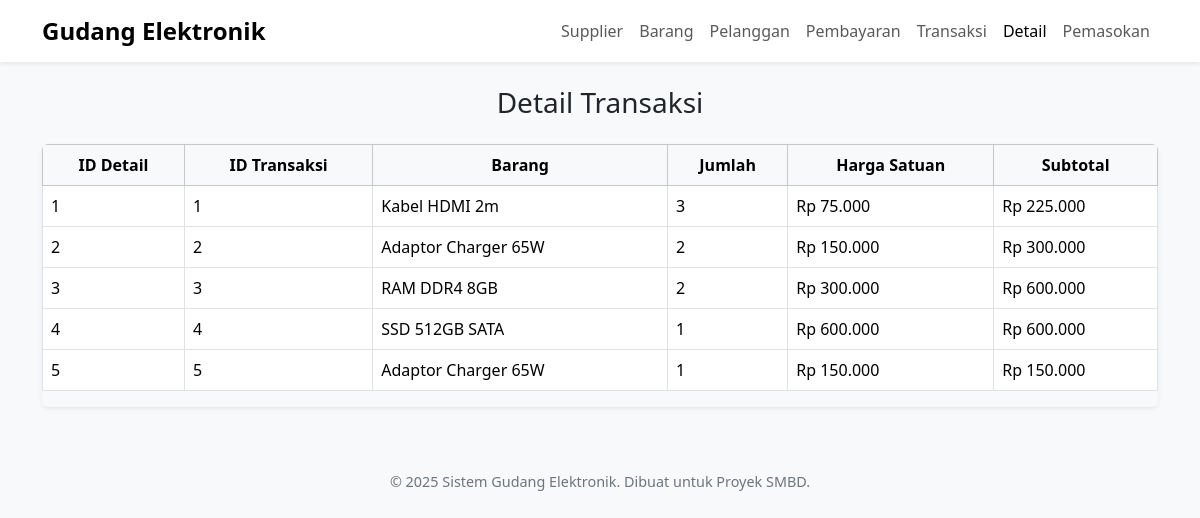
The app's page /Projek_Akhir_SMBD/detail.php with its own data.
### tables this page shows
CREATE TABLE detail_transaksi (
    id_detail INT PRIMARY KEY AUTO_INCREMENT,
    id_tran INT NOT NULL,
    kode_brg INT NOT NULL,
    jumlah INT NOT NULL,
    harga_satuan DECIMAL(12,2) NOT NULL,
    subtotal DECIMAL(12,2) GENERATED ALWAYS AS (jumlah * harga_satuan) STORED,
    FOREIGN KEY (id_tran) REFERENCES transaksi(id_tran) ON DELETE CASCADE,
    FOREIGN KEY (kode_brg) REFERENCES barang(kode_brg) ON DELETE RESTRICT
);

CREATE TABLE barang (
    kode_brg INT PRIMARY KEY AUTO_INCREMENT,
    nama_brg VARCHAR(50) NOT NULL,
    harga_brg DECIMAL(12,2) NOT NULL,  
    jumlah_brg INT NOT NULL,
    id_sup INT,
    stok_minimal INT DEFAULT 5,
    FOREIGN KEY (id_sup) REFERENCES supplier(id_sup) ON DELETE SET NULL
);

### Projek_Akhir_SMBD/detail.php (the view, shortened to what this page needs)
<?php include 'koneksi.php'; ?>
<!DOCTYPE html>
<html lang="en">
<head>
  <link href="https://cdn.jsdelivr.net/npm/bootstrap@5.3.3/dist/css/bootstrap.min.css" rel="stylesheet" />
  <link href="https://cdnjs.cloudflare.com/ajax/libs/font-awesome/6.5.0/css/all.min.css" rel="stylesheet" />
</head>
<body>
  <nav class="navbar navbar-expand-lg navbar-light bg-white shadow-sm mb-4">
    <div class="container">
      <a class="navbar-brand" href="index.php">Gudang Elektronik</a>
      <div class="collapse navbar-collapse" id="navbarNav">
        <ul class="navbar-nav ms-auto">
          <li class="nav-item"><a class="nav-link" href="supplier.php">Supplier</a></li>
          <li class="nav-item"><a class="nav-link" href="barang.php">Barang</a></li>
          <li class="nav-item"><a class="nav-link" href="pelanggan.php">Pelanggan</a></li>
          <li class="nav-item"><a class="nav-link" href="pembayaran.php">Pembayaran</a></li>
          <li class="nav-item"><a class="nav-link" href="transaksi.php">Transaksi</a></li>
          <li class="nav-item"><a class="nav-link active" href="#">Detail</a></li>
          <li class="nav-item"><a class="nav-link" href="pemasokan.php">Pemasokan</a></li>
        </ul>
      </div>
    </div>
  </nav>
  <div class="container">
    <h3 class="mb-4 text-center">Detail Transaksi</h3>
    <div class="table-responsive shadow-sm rounded">
      <table class="table table-bordered table-hover bg-white">
        <thead class="table-light text-center">
          <tr>
            <th>ID Detail</th>
            <th>ID Transaksi</th>
            <th>Barang</th>
            <th>Jumlah</th>
            <th>Harga Satuan</th>
            <th>Subtotal</th>
          </tr>
        </thead>
        <tbody>
          <?php
          $res = $conn->query("SELECT d.*, b.nama_brg
                               FROM detail_transaksi d
                               JOIN barang b ON d.kode_brg = b.kode_brg");
          while($row = $res->fetch_assoc()) {
            echo "<tr>
                    <td>{$row['id_detail']}</td>
                    <td>{$row['id_tran']}</td>
                    <td>{$row['nama_brg']}</td>
                    <td>{$row['jumlah']}</td>
                    <td>Rp " . number_format($row['harga_satuan'], 0, ',', '.') . "</td>
                    <td>Rp " . number_format($row['subtotal'], 0, ',', '.') . "</td>
                  </tr>";
          }
          ?>
        </tbody>
      </table>
    </div>
  </div>
  <footer class="mt-5">
    &copy; 2025 Sistem Gudang Elektronik. Dibuat untuk Proyek SMBD.
  </footer>
</body>
</html>

### Projek_Akhir_SMBD/detail.php (style rules this page uses)
body { background-color: #f8f9fa; font-family: 'Segoe UI', Tahoma, Geneva, Verdana, sans-serif; }
.navbar-brand { font-weight: 600; font-size: 1.5rem; }
footer { text-align: center; padding: 1rem; margin-top: 2rem; color: #6c757d; font-size: 0.9rem; }

### records on screen
detail_transaksi: id_detail "1", id_tran "1", kode_brg.nama_brg "Kabel HDMI 2m", jumlah "3", harga_satuan "75.000", subtotal "225.000"
detail_transaksi: id_detail "2", id_tran "2", kode_brg.nama_brg "Adaptor Charger 65W", jumlah "2", harga_satuan "150.000", subtotal "300.000"
detail_transaksi: id_detail "3", id_tran "3", kode_brg.nama_brg "RAM DDR4 8GB", jumlah "2", harga_satuan "300.000", subtotal "600.000"
detail_transaksi: id_detail "4", id_tran "4", kode_brg.nama_brg "SSD 512GB SATA", jumlah "1", harga_satuan "600.000", subtotal "600.000"
detail_transaksi: id_detail "5", id_tran "5", kode_brg.nama_brg "Adaptor Charger 65W", jumlah "1", harga_satuan "150.000", subtotal "150.000"
